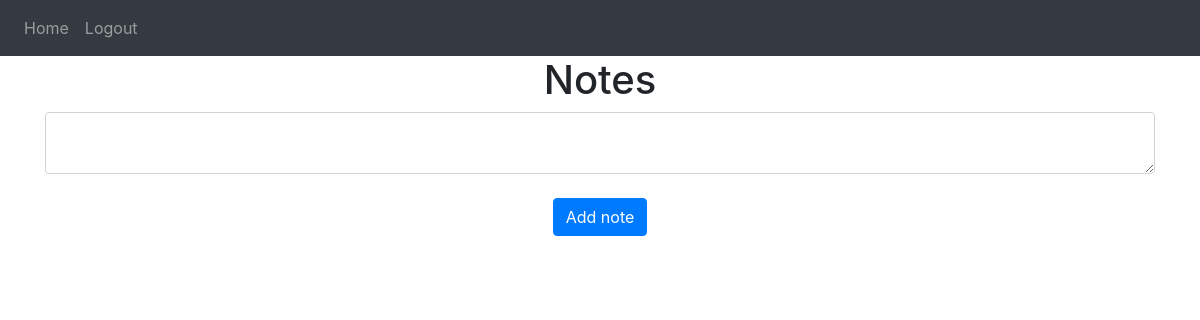
Page / (signed in) on the earlier database version.
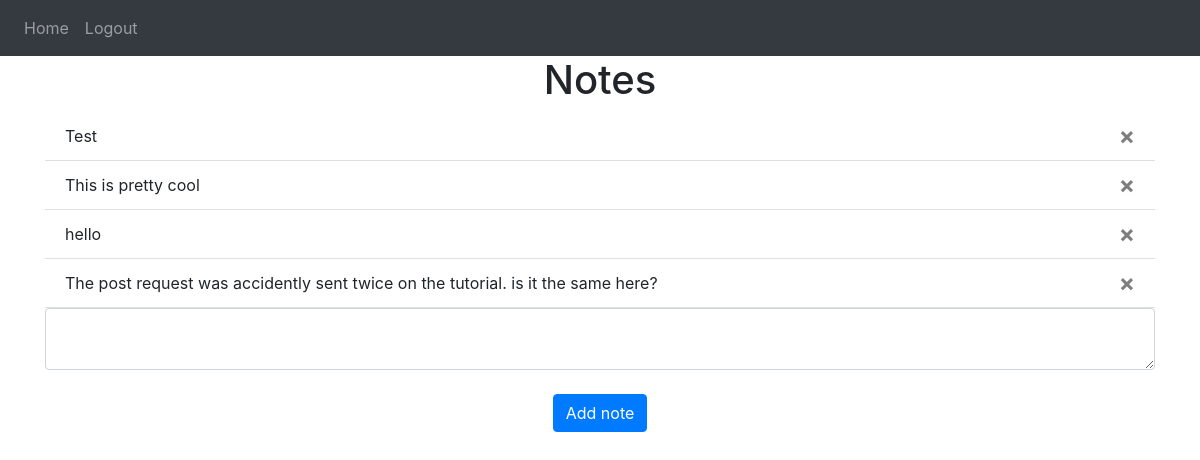
Same page on the later database version.
### Website/models.py (models this page shows)
class Note(db.Model):
    id = db.Column(db.Integer, primary_key=True)
    data = db.Column(db.String(10000))
    date = db.Column(db.DateTime(timezone=True), default=func.now())
    user_id = db.Column(db.Integer, db.ForeignKey('user.id'))

### Website/views.py (the view, shortened to what this page needs)
@views.route('/', methods=["GET", "POST"])
@login_required
def home():
    return render_template("home.html", user=current_user)

### Website/__init__.py (called while the page is built)
def create_app():
    app = Flask(__name__)
    app.config['SECRET_KEY'] = 'thequickbrownfoxjumpedoverthelazydog'
    app.config['SQLALCHEMY_DATABASE_URI'] = f"sqlite:///{DB_NAME}"
    db.init_app(app)
    from .auth import auth
    from .views import views
    app.register_blueprint(views, url_prefix="/")
    app.register_blueprint(auth, url_prefix="/")
    from .models import User, Note
    create_database(app)
    login_manager = LoginManager()
    login_manager.login_view = 'auth.login'
    login_manager.init_app(app)
    @login_manager.user_loader
    def load_user(id):
        return User.query.get(int(id))
    return app

### Website/Templates/home.html
{% extends "base.html" %} {% block title%}Home{% endblock %}
{% block content %}
<h1 align="center">Notes</h1>
<ul class="list-group list-group-flush" id="Notes">
    {% for note in user.notes %}
    <li class='list-group-item'>{{ note.data }} <button type='button' class="close" onClick="deleteNote({{ note.id }})">
        <span aria-hidden="true">&times;</span>
    </button></li>
    {% endfor %}
</ul>
<form method="POST">
    <textarea name="note" id="note" class="form-control"></textarea>
    <br />
    <div align="center">
        <button type="submit" class="btn btn-primary">Add note</button>
    </div>
</form>
{% endblock %}

### Website/Templates/base.html (shortened to what this page needs)
<!DOCTYPE html>
<html lang="en">
  <head>
    <link
      rel="stylesheet"
      href="https://stackpath.bootstrapcdn.com/bootstrap/4.4.1/css/bootstrap.min.css"
    />
    <link
      rel="stylesheet"
      href="https://stackpath.bootstrapcdn.com/font-awesome/4.7.0/css/font-awesome.min.css"
    />
  </head>
  <body>
    <nav class="navbar navbar-expand-lg navbar-dark bg-dark">
      <div class="collapse navbar-collapse" id="navbar">
        <div class="navbar-nav">
          {% if user.is_authenticated %}
          <a class="nav-item nav-link" id="home" href="/">Home</a>
          <a class="nav-item nav-link" id="logout" href="/logout">Logout</a>
          {% else %}
          <a class="nav-item nav-link" id="login" href="/login">Login</a>
          <a class="nav-item nav-link" id="signUp" href="/sign-up">Sign Up</a>
          {% endif %}
        </div>
      </div>
    </nav>
    <div class="container">{% block content %} {% endblock %}</div>
  </body>
</html>

Differences in the rows shown:
added Note: data "Test"
added Note: data "This is pretty cool"
added Note: data "hello"
added Note: data "The post request was accidently sent twice on the tutorial. is it the same here?"
